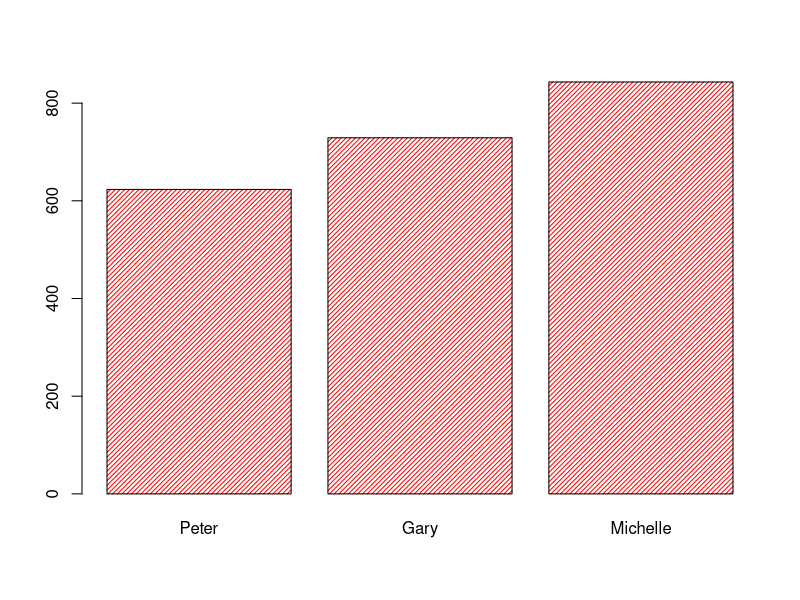
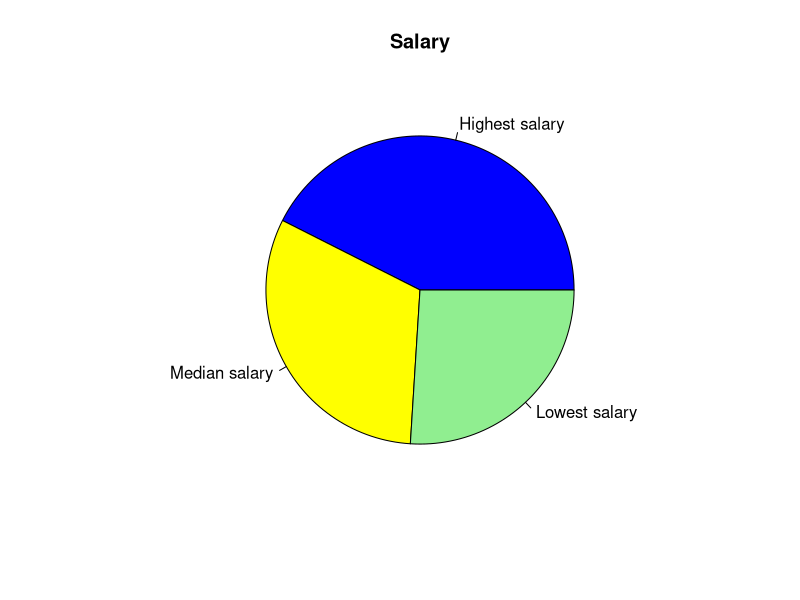

These charts were generated, in order, by the following R code: (Note: a time limit stopped this script after it produced the figures.)
## ---- chunk 1
#Question 1
x <- matrix(c(7, 2, 9, 4, 12, 13), nrow = 2)
print(x)
y <- matrix(c(1, 2, 3, 7, 8, 9, 12, 13, 14, 19, 20, 21), nrow = 3)
print(y)
print(x %*% y) 
## ---- chunk 2
#Question 2a
id <- c(1,2,3,4,5)
name <- c("Peter", "Amy", "Ryan", "Gary", "Michelle")
salary <- c(623.30, 515.20, 611.00, 729.00, 843.25)
dataframe <- data.frame(id, name, salary)
print(dataframe)
## ---- chunk 3
#Question 2b
id <- c(1,2,3,4,5)
name <- c("Peter", "Amy", "Ryan", "Gary", "Michelle")
salary <- c(623.30, 515.20, 611.00, 729.00, 843.25)
department <- c("Finance", "IT", "Computer Science", "Tech", "Accounting")
dataframe <- data.frame(id, name, salary, department)
print(dataframe)
## ---- chunk 4
#Question2c
id <- c(1,2,3,4,5)
name <- c("Peter", "Amy", "Ryan", "Gary", "Michelle")
salary <- c(623.30, 515.20, 611.00, 729.00, 843.25)
department <- c("Finance", "IT", "Computer Science", "Tech", "Accounting")
dataframe <- data.frame(id, name, salary, department)
#remove 1st, 3rd, and 5th rows 
newdf <- dataframe[c(1,3,5),c(2,3)]
print(newdf)
## ---- chunk 5
#Question2d
id <- c(1,2,3,4,5)
name <- c("Peter", "Amy", "Ryan", "Gary", "Michelle")
salary <- c(623.30, 515.20, 611.00, 729.00, 843.25)
dataframe <- data.frame(id, name, salary)
# x-axis values 
x <- dataframe[c(1,4,5),]
# y -axis values
y <- x$salary
barplot(y, names.arg = x$name, col = "red", density = 30)
## ---- chunk 6
#Question2e
id <- c(1,2,3,4,5)
name <- c("Peter", "Amy", "Ryan", "Gary", "Michelle")
salary <- c(623.30, 515.20, 611.00, 729.00, 843.25)
dataframe <- data.frame(id, name, salary)
# Pie chart labeling the highest, lowest, median salary
mylabel <- c("Highest salary", "Median salary", "Lowest salary")
colors <- c("blue", "yellow", "lightgreen")
pie(c(max(dataframe$salary), median(dataframe$salary), min(dataframe$salary)), label = mylabel, main = "Salary", col= colors)
## ---- chunk 7
#Question3 p1
#while loop example
play_again = ''
while (play_again != 'y' & play_again != 'n') {
  play_again <- tolower(readline(prompt = 'Would you like to play another round? (y/n): '))
}
if (play_again == 'n') {
  'Thanks for playing!'
} else {
  '*start function'
}
## ---- chunk 8
#Question3 p2
# if else example
choices = c('rock','paper','scissors')
player = sample(choices, 1)
computer = sample(choices, 1)

message('You chose ', player)
message('Computer chose ', computer)

if (player == computer) {
  'Tie!'
}  else if (player == 'rock') {
    if (computer == 'paper') {
      'You Lose!'
    } else {
      'You won!'
    }
}  else if (player == 'paper') {
     if (computer == 'rock') {
       'You won!'
     } else {
       'You lose!'
     }
}  else if (player == 'scissors') {
     if (computer == 'rock') {
       'You lose!'
     } else {
       'You won!'
     }
}
